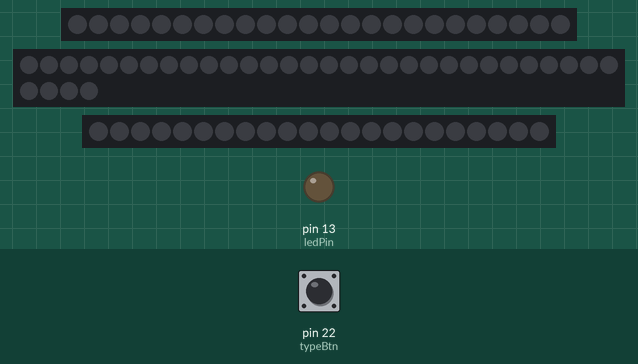
Simulated run of this sketch. Board: Arduino Mega 2560, built with avr-gcc and run on an emulated ATmega2560. Shown: 24 RGB LEDs in strip order, left to right, 34 RGB LEDs in strip order, left to right, continuing on the next row, 22 RGB LEDs in strip order, left to right, output pins drawn as LEDs (lit = HIGH). The inputs (shaded band) are chosen by the test bench; at power-on: pin 22 (typeBtn) HIGH. Dim RGB values are drawn brighter than linear.

Above: at 1.7 s.
1.8 s: pin 22 (typeBtn) pulled LOW for 0.15 s
At 2.12 s:
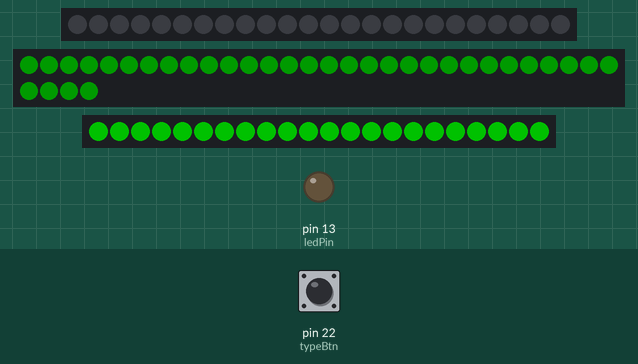
At 4.15 s:
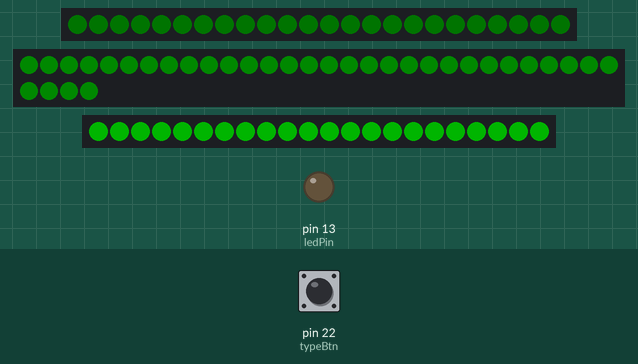
Timing chart, 0 to 5.7 s (numbered marks = the images above; inputs shaded):
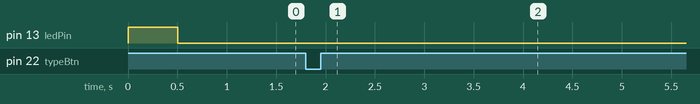

Measured:
- after the input at 1.8 s, the LEDs: first change after 0.06 s (image 1 shows a later state)

The sketch:

guitar_lights.ino
```cpp
#include <Adafruit_NeoPixel.h>
#ifdef __AVR__
  #include <avr/power.h>
#endif

/**
 * NOTE:S

 Strip A - Near Bridge
    - 22 total [3,8,8,3]

 Strip B - Middle
    - 34 total [4,13,13,4]

 Strip C - Near Neck
    - 24 total [8,9,3,4]

  Effects Catalog
  - 1. White Twinkle (TODO)
  - 2. Yellow Fades (TODO)
  - 3. Yellow Flash (TODO)
  - 4. Blue Shock (Flash, fade twinkle) (TODO)
  - 5. Wave, material design color wipe, match strum (TODO)
  - 6. Radar (Red or Green) (TODO)

  Colors:
  - White: 255, 255, 255
  - Yellow: 255, 127, 0
  - Red: 255, 0, 0
  - Green: 0, 255, 0
  - Blue: 0, 0, 255

 */

// Gotta luv ugly code
const int stripApin = 3;
const int stripBpin = 4;
const int stripCpin = 5;
const int ledPin = 13;
const int typeBtn = 22;
int state = 0;
bool oldState = HIGH;

// Light Strip Segments
int Lights[][4] = {
  {3, 8, 8, 3},
  {4, 13, 13, 4},
  {8, 9, 3, 4}
};


// Parameter 1 = number of pixels in strip
// Parameter 2 = Arduino pin number (most are valid)
// Parameter 3 = pixel type flags, add together as needed:
//   NEO_KHZ800  800 KHz bitstream (most NeoPixel products w/WS2812 LEDs)
//   NEO_KHZ400  400 KHz (classic 'v1' (not v2) FLORA pixels, WS2811 drivers)
//   NEO_GRB     Pixels are wired for GRB bitstream (most NeoPixel products)
//   NEO_RGB     Pixels are wired for RGB bitstream (v1 FLORA pixels, not v2)
//   NEO_RGBW    Pixels are wired for RGBW bitstream (NeoPixel RGBW products)
Adafruit_NeoPixel stripA = Adafruit_NeoPixel(24, stripApin, NEO_GRB + NEO_KHZ800);
Adafruit_NeoPixel stripB = Adafruit_NeoPixel(34, stripBpin, NEO_GRB + NEO_KHZ800);
Adafruit_NeoPixel stripC = Adafruit_NeoPixel(22, stripCpin, NEO_GRB + NEO_KHZ800);

void setup() {
  pinMode(ledPin, OUTPUT);
  pinMode(typeBtn, INPUT_PULLUP);

  stripA.setBrightness(255);
  stripB.setBrightness(255);
  stripC.setBrightness(255);
  stripA.begin();
  stripB.begin();
  stripC.begin();
  // Initialize all pixels to 'off'
  stripA.show();
  stripB.show();
  stripC.show();

  // Init Flash
  digitalWrite(ledPin, HIGH);
  delay(500);
  digitalWrite(ledPin, LOW);
}

// Effect modes are based on button press
void loop() {
  bool newState = digitalRead(typeBtn);

  // Check if state changed from high to low (button press).
  if (newState == LOW && oldState == HIGH) {
    // Short delay to debounce button.
    delay(20);
    // Check if button is still low after debounce.
    newState = digitalRead(typeBtn);
    if (newState == LOW) {
      state++;
      if (state > 6) state=0;
    }
  }

  // Set the last button state to the old state.
  oldState = newState;
  executeLights(state);
}

// TODO: TEst!!!!
void clearAll() {
  stripA.clear();
  stripB.clear();
  stripC.clear();
}

// -------------------------------------------
// Effects
// -------------------------------------------

// White Twinkle
void whiteTwinkle(uint8_t wait) {
  // White
  uint32_t c = stripA.Color(255, 255, 255);

  for (int j=0; j<6; j++) {  //do 6 cycles of chasing
    for (int q=0; q < 3; q++) {
      for (uint16_t i=0; i < stripA.numPixels(); i=i+3) {
        stripA.setPixelColor(i+q, c);    //turn every third pixel on
      }
      for (uint16_t i=0; i < stripB.numPixels(); i=i+3) {
        stripB.setPixelColor(i+q, c);    //turn every third pixel on
      }
      for (uint16_t i=0; i < stripC.numPixels(); i=i+3) {
        stripC.setPixelColor(i+q, c);    //turn every third pixel on
      }
      stripA.show();
      stripB.show();
      stripC.show();

      delay(wait);

      for (uint16_t i=0; i < stripA.numPixels(); i=i+3) {
        stripA.setPixelColor(i+q, 0);        //turn every third pixel off
      }
      for (uint16_t i=0; i < stripB.numPixels(); i=i+3) {
        stripB.setPixelColor(i+q, 0);        //turn every third pixel off
      }
      for (uint16_t i=0; i < stripC.numPixels(); i=i+3) {
        stripC.setPixelColor(i+q, 0);        //turn every third pixel off
      }
      stripA.show();
      stripB.show();
      stripC.show();
    }
  }
}

void loopStripA(uint16_t c1) {
  for (uint16_t i = 0; i < stripA.numPixels(); i++) {
    stripA.setPixelColor(i, c1);
  }

  stripA.show();
}

void loopStripB(uint16_t c1) {
  for (uint16_t i = 0; i < stripB.numPixels(); i++) {
    stripB.setPixelColor(i, c1);
  }

  stripB.show();
}

void loopStripC(uint16_t c1) {
  for (uint16_t i = 0; i < stripC.numPixels(); i++) {
    stripC.setPixelColor(i, c1);
  }

  stripC.show();
}

// void loopStripA(uint16_t c1, uint16_t c2, uint16_t wait) {
//   uint16_t a1 = Lights[2][0];
//   uint16_t a2 = Lights[2][1];
//   uint16_t a3 = Lights[2][2];
//   uint16_t a4 = Lights[2][3];
//
//   // A, Segment 3
//   for (uint16_t i = a2; i < a1 + a2 + a3; i++) {
//     stripA.setPixelColor(i, c1);
//   }
//   // A, Segment 4
//   for (uint16_t i = a3; i < a1 + a2 + a3 + a4; i++) {
//     stripA.setPixelColor(i, c1);
//   }
//   // A, Segment 1
//   for (uint8_t i = 0; i < a1; i++) {
//     stripA.setPixelColor(i, c2);
//   }
//   // A, Segment 2
//   for (uint8_t i = a1; i < a1 + a2; i++) {
//     stripA.setPixelColor(i, c2);
//   }
//
//   stripA.show();
// }
//
// void loopStripB(uint16_t c1, uint16_t c2, uint16_t wait) {
//   uint16_t b1 = Lights[1][0];
//   uint16_t b2 = Lights[1][1];
//   uint16_t b3 = Lights[1][2];
//   uint16_t b4 = Lights[1][3];
//
//   // A, Segment 1
//   for (uint8_t i = 0; i < b1; i++) {
//     stripB.setPixelColor(i, c1);
//   }
//   // A, Segment 4
//   for (uint16_t i = b3; i < b1 + b2 + b3 + b4; i++) {
//     stripB.setPixelColor(i, c1);
//   }
//   // A, Segment 2
//   for (uint8_t i = b1; i < b1 + b2; i++) {
//     stripB.setPixelColor(i, c2);
//   }
//   // B, Segment 3
//   for (uint16_t i = b2; i < b1 + b2 + b3; i++) {
//     stripB.setPixelColor(i, c2);
//   }
//
//   stripB.show();
// }
//
// void loopStripC(uint16_t a1, uint16_t a2, uint16_t wait) {
//   uint16_t c1 = Lights[0][0];
//   uint16_t c2 = Lights[0][1];
//   uint16_t c3 = Lights[0][2];
//   uint16_t c4 = Lights[0][3];
//
//   // A, Segment 2
//   for (uint8_t i = c1; i < c1 + c2; i++) {
//     stripC.setPixelColor(i, a1);
//   }
//   // A, Segment 3
//   for (uint16_t i = c1 + c2; i < c1 + c2 + c3; i++) {
//     stripC.setPixelColor(i, a1);
//   }
//   // A, Segment 1
//   for (uint8_t i = 0; i < c1; i++) {
//     stripC.setPixelColor(i, a2);
//   }
//   // A, Segment 4
//   for (uint16_t i = c1 + c2 + c3; i < c1 + c2 + c3 + c4; i++) {
//     stripC.setPixelColor(i, a2);
//   }
//
//   stripC.show();
// }

// Yellow Fades
void yellowFades(uint8_t wait) {
  // Yellow
  // 255, 127, 0

  // Fade the strip in order
  float in;
  // int b, c, d, e, f, g;
  int b, c, d;
  for (in = 4.712; in < 10.995; in = in + 0.001) {
    b = sin(in) * 40 + 40;
    c = sin(in - 1) * 127.5 + 127.5;
    d = sin(in - 2) * 127.5 + 127.5;
    // e = sin(in - 3) * 127.5 + 127.5;
    // f = sin(in - 4) * 127.5 + 127.5;
    // g = sin(in - 5) * 127.5 + 127.5;

    // uint16_t sa1 = stripA.Color(b, b/2, 0);
    // uint16_t sa2 = stripA.Color(c, c/2, 0);
    // uint16_t sb1 = stripA.Color(d, d/2, 0);
    // uint16_t sb2 = stripA.Color(e, e/2, 0);
    // uint16_t sc1 = stripA.Color(f, f/2, 0);
    // uint16_t sc2 = stripA.Color(g, g/2, 0);

    // loopStripA(sa1, sa2, wait);
    // loopStripB(sb1, sb2, wait);
    // loopStripC(sc1, sc2, wait);

    uint16_t sa1 = stripA.Color(b, b/2, 0);
    uint16_t sb1 = stripA.Color(c, c/2, 0);
    uint16_t sc1 = stripA.Color(d, d/2, 0);
    loopStripA(sa1);
    loopStripB(sb1);
    loopStripC(sc1);

    delayMicroseconds(wait);
  }
}

// -------------------------------------------
// Switcher
// -------------------------------------------

void executeLights(int s) {
  switch (s) {
    // case 2: whiteTwinkle(50);
    //   break;
    case 1: yellowFades(1);
      break;
    // case 6: rainbowCycle(50);
    //   break;
    default:
      clearAll();
      break;
  }
}
```
